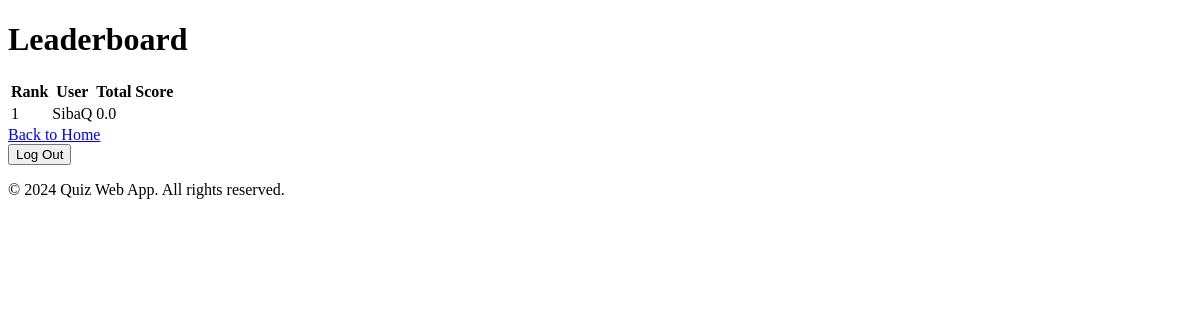
Page /quiz/leaderboard/ (signed in) on the earlier database version.
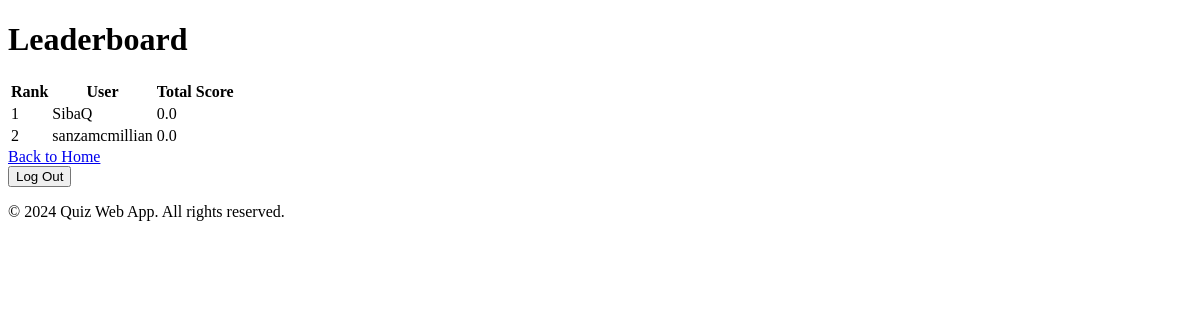
Same page on the later database version.
### quiz/models.py (models this page shows, shortened)
class Leaderboard(models.Model):
    user = models.ForeignKey(User, on_delete=models.CASCADE)
    total_score = models.FloatField(default=0)
    rank = models.IntegerField(null=True, blank=True)
    def save(self, *args, **kwargs):
        super().save(*args, **kwargs)
        leaderboard = Leaderboard.objects.order_by('-total_score')
        for idx, entry in enumerate(leaderboard, start=1):
            if entry.rank != idx:
                entry.rank = idx
                entry.save()

### quiz/views.py (the view)
# urls.py: path('leaderboard/', views.leaderboard_view, name='leaderboard_view'),
@login_required
def leaderboard_view(request):
    leaderboard = Leaderboard.objects.annotate(
        total=Sum('total_score')
    ).order_by('-total')[:10]
    for idx, entry in enumerate(leaderboard, start=1):
        entry.rank = idx
        entry.save()
    context = {
        'leaderboard': leaderboard,
    }
    return render(request, 'leaderboard.html', context)

### quiz/templates/leaderboard.html (shortened to what this page needs)
<!DOCTYPE html>
<html lang="en">
<head>
    <link rel="stylesheet">
</head>
<body>
    <header>
        <h1>Leaderboard</h1>
    </header>
    <main>
        <table>
            <thead>
                <tr>
                    <th>Rank</th>
                    <th>User</th>
                    <th>Total Score</th>
                </tr>
            </thead>
            <tbody>
                {% for entry in leaderboard %}
                    <tr>
                        <td>{{ entry.rank }}</td>
                        <td>{{ entry.user.username }}</td>
                        <td>{{ entry.total_score }}</td>
                    </tr>
                {% endfor %}
            </tbody>
        </table>
        <section>
            <a href="{% url 'quiz_detail' %}">Back to Home</a>
        </section>
    </main>
    {% if user.is_authenticated %}
        <a href="{% url 'logout' %}">
            <button type="button" class="btn btn-primary">Log Out</button>
        </a>
    {% endif %}
    <footer>
        <p>&copy; 2024 Quiz Web App. All rights reserved.</p>
    </footer>
</body>
</html>

Differences in the rows shown:
added Leaderboard: rank "2", user.username "sanzamcmillian", total_score "0.0"
